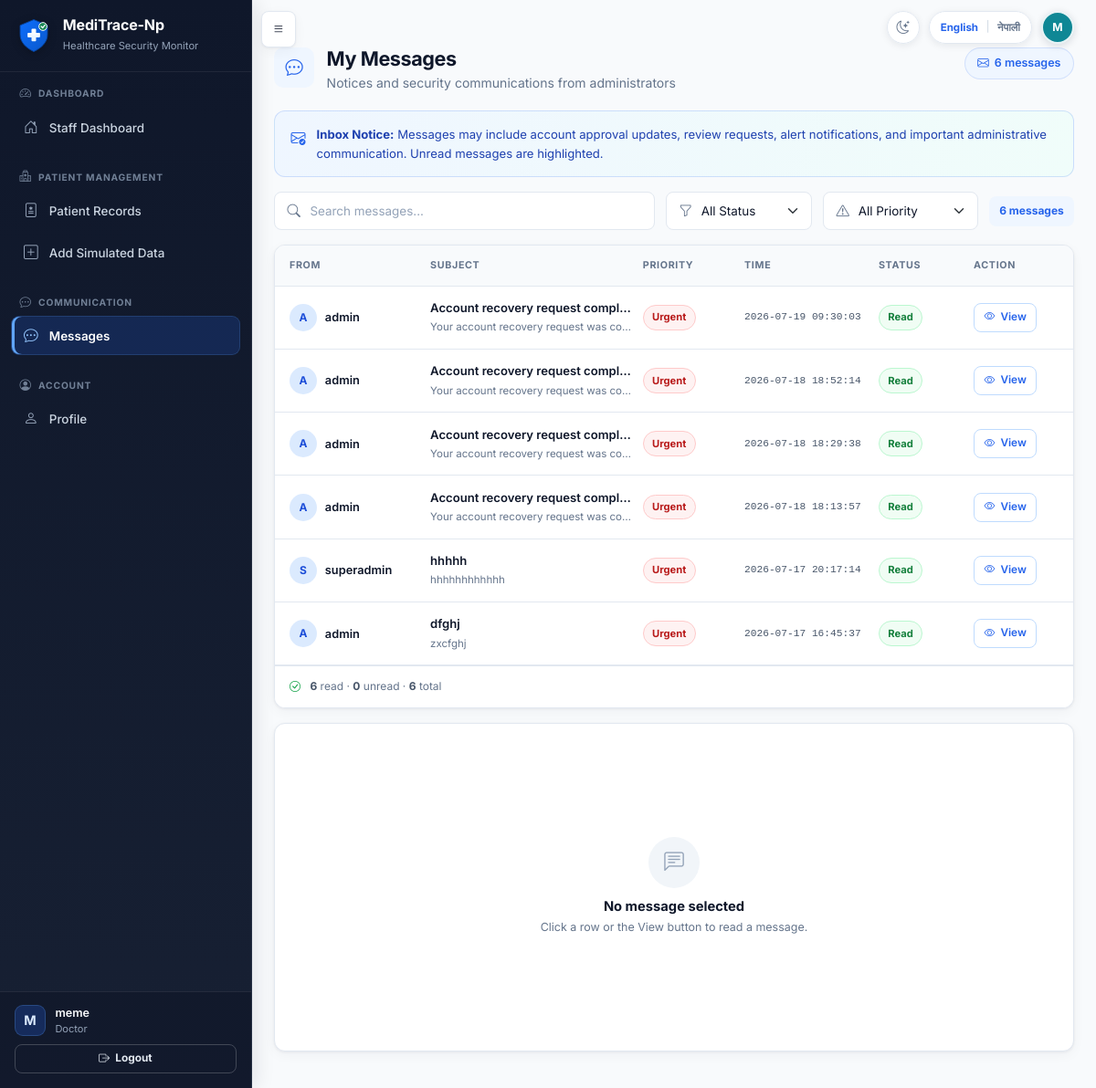
The page /messages (signed in) on the database its author committed.
### tables this page shows
CREATE TABLE users (
            id INTEGER PRIMARY KEY AUTOINCREMENT,
            full_name TEXT NOT NULL,
            staff_id TEXT NOT NULL UNIQUE,
            email TEXT NOT NULL UNIQUE,
            username TEXT NOT NULL UNIQUE,
            password_hash TEXT NOT NULL,
            role TEXT NOT NULL,
            department TEXT NOT NULL,
            work_start TEXT NOT NULL,
            work_end TEXT NOT NULL,
            approval_status TEXT NOT NULL DEFAULT 'pending',
            is_active INTEGER NOT NULL DEFAULT 1,
            approved_by INTEGER,
            approved_at TEXT,
            rejection_reason TEXT,
            created_at TEXT NOT NULL,
            last_login TEXT, is_deleted INTEGER NOT NULL DEFAULT 0, failed_attempts INTEGER NOT NULL DEFAULT 0, locked_until TEXT, last_failed_login TEXT, must_change_password INTEGER NOT NULL DEFAULT 0, credential_version INTEGER NOT NULL DEFAULT 0, credentials_changed_at TEXT, credentials_changed_by INTEGER, preferred_language TEXT NOT NULL DEFAULT 'en',
            FOREIGN KEY (approved_by) REFERENCES users(id)
        );

CREATE TABLE messages (
            id INTEGER PRIMARY KEY AUTOINCREMENT,
            sender_id INTEGER NOT NULL,
            receiver_id INTEGER NOT NULL,
            title TEXT NOT NULL,
            body TEXT NOT NULL,
            is_read INTEGER NOT NULL DEFAULT 0,
            is_urgent INTEGER NOT NULL DEFAULT 0,
            created_at TEXT NOT NULL,
            read_at TEXT,
            FOREIGN KEY (sender_id) REFERENCES users(id),
            FOREIGN KEY (receiver_id) REFERENCES users(id)
        );

### app.py (the view)
@app.route('/messages')
@login_required
@staff_or_admin_required
def user_messages():
    messages = get_messages_for_user(current_user.id)
    return render_template('user_messages.html', messages=messages)

### templates/user_messages.html (shortened to what this page needs)
{% extends "base.html" %}
{% from "macros.html" import page_header %}
{% block extra_head %}
<link href="{{ url_for('static', filename='css/message-inbox.css') }}" rel="stylesheet">
{% endblock %}
{% block content %}
<div class="app-page">
{{ page_header('My Messages', 'Notices and security communications from administrators', 'bi-chat-dots', messages|length ~ ' messages', 'bi-envelope') }}
{% set inbox_items = messages %}
{% set inbox_direction = 'received' %}
{% set inbox_list_label = 'Received messages' %}
{% set inbox_notice_label = 'Inbox Notice' %}
{% set inbox_notice_text = 'Messages may include account approval updates, review requests, alert notifications, and important administrative communication. Unread messages are highlighted.' %}
{% set inbox_empty_title = 'No messages available' %}
{% set inbox_empty_text = 'Administrative and system messages will appear here.' %}
{% include "_message_inbox.html" %}
</div>
{% endblock %}

### templates/base.html (shortened to what this page needs)
<!DOCTYPE html>
<html lang="{{ current_locale|default('en') }}" data-theme="light">
<head>
    <link href="https://cdn.jsdelivr.net/npm/bootstrap@5.3.2/dist/css/bootstrap.min.css" rel="stylesheet">
    <link href="https://cdn.jsdelivr.net/npm/bootstrap-icons@1.11.1/font/bootstrap-icons.css" rel="stylesheet">
    <link href="{{ url_for('static', filename='css/style.css') }}" rel="stylesheet">
    <link href="{{ url_for('static', filename='css/explainability.css') }}" rel="stylesheet">
    {% block extra_head %}{% endblock %}
    <link href="{{ url_for('static', filename='css/theme.css') }}" rel="stylesheet">
</head>
<body class="{% if current_user.is_authenticated %}has-sidebar{% endif %}">
    {% set language_return_path = request.full_path if request.query_string else request.path %}
    {% macro language_switch(extra_class='') %}
    <form method="POST" action="{{ url_for('change_language') }}" class="language-switch {{ extra_class }}" aria-label="{{ _('Switch language') }}">
        <button type="submit" name="language" value="en" class="language-option{% if current_locale == 'en' %} active{% endif %}" lang="en" aria-pressed="{{ 'true' if current_locale == 'en' else 'false' }}">English</button>
        <span class="language-divider" aria-hidden="true">|</span>
        <button type="submit" name="language" value="ne" class="language-option{% if current_locale == 'ne' %} active{% endif %}" lang="ne" aria-pressed="{{ 'true' if current_locale == 'ne' else 'false' }}">नेपाली</button>
    </form>
    {% endmacro %}
    {% macro theme_toggle(extra_class='') %}
    <button
        type="button"
        class="theme-toggle {{ extra_class }}"
        aria-label="{{ _('Switch to Dark Mode') }}"
        aria-pressed="false"
        title="{{ _('Switch to Dark Mode') }}"
        data-label-dark="{{ _('Switch to Dark Mode') }}"
        data-label-light="{{ _('Switch to Light Mode') }}"
    ><i class="bi bi-moon-stars" aria-hidden="true"></i></button>
    {% endmacro %}
    {% if current_user.is_authenticated %}
    {% from "macros.html" import user_initials %}
    {% set avatar_name = current_user.full_name|default('', true)|trim %}
    {% if not avatar_name %}{% set avatar_name = current_user.display_name|default('', true)|trim %}{% endif %}
    {% if not avatar_name %}{% set avatar_name = current_user.username|default('User', true)|trim %}{% endif %}
    <button type="button" class="btn btn-dark sidebar-toggle-btn" id="sidebarToggle" aria-label="{{ _('Toggle navigation') }}">
        <i class="bi bi-list"></i>
    </button>
    <div class="authenticated-header-actions" aria-label="{{ _('Current user') }}">
        {{ theme_toggle() }}
        {{ language_switch() }}
        <span
            class="header-user-avatar"
            role="img"
            aria-label="{{ _('Signed in as {name}', name=avatar_name) }}"
            title="{{ avatar_name }}"
        >{{ user_initials(current_user) }}</span>
    </div>
    <aside class="sidebar" id="sidebar">
        <div class="sidebar-brand">
            <img src="{{ url_for('static', filename='images/meditrace-logo.svg') }}" alt="{{ APP_NAME|default('MediTrace-Np') }}" class="brand-logo">
            <div>
                <h5 class="text-white mb-0 brand-title">{{ APP_NAME|default('MediTrace-Np') }}</h5>
                <small class="text-muted">Healthcare Security Monitor</small>
            </div>
        </div>
        <div class="sidebar-nav-scroll">
            {% import "sidebar_macros.html" as sidebar with context %}
            {% if current_user.is_admin_panel %}
                {{ sidebar.admin_sidebar() }}
            {% else %}
                {{ sidebar.staff_sidebar() }}
            {% endif %}
        </div>
        <div class="sidebar-footer">
            <div class="sidebar-user-summary">
                <span class="sidebar-user-avatar" aria-hidden="true">{{ current_user.full_name[:1]|upper }}</span>
                <div class="sidebar-user-copy">
                    <div class="small text-muted sidebar-user-name">{{ current_user.full_name }}</div>
                    <div class="small text-muted sidebar-user-role">{{ tr_display(current_user.role) }}</div>
                </div>
            </div>
            <a href="{{ url_for('logout') }}" class="btn btn-outline-light btn-sm mt-2 w-100 fw-bold">
                <i class="bi bi-box-arrow-right"></i> Logout
            </a>
        </div>
    </aside>
    <main class="main-content" id="mainContent">
    {% else %}
    <div class="public-header-actions">
        {{ theme_toggle('public-theme-toggle') }}
        {{ language_switch('public-language-switch') }}
    </div>
    <main class="auth-main container py-4">
    {% endif %}
            {% block content %}{% endblock %}
    {% if current_user.is_authenticated %}
    </main>
    {% else %}
    </main>
    {% endif %}
</body>
</html>

### templates/macros.html (shortened to what this page needs)
{% macro page_header(title, subtitle, icon, badge=None, badge_icon='bi-shield-check') %}
<header class="app-page-header">
    <div class="app-page-header-left">
        <div class="app-page-icon" aria-hidden="true"><i class="bi {{ icon }}"></i></div>
        <div>
            <h1 class="app-page-title">{{ _(title) }}</h1>
            {% if subtitle %}<p class="app-page-subtitle">{{ _(subtitle) }}</p>{% endif %}
        </div>
    </div>
    {% if badge %}
    <span class="app-page-badge"><i class="bi {{ badge_icon }}"></i>{{ _(badge) }}</span>
    {% endif %}
</header>
{% endmacro %}
{% macro user_initials(user) -%}
{% set full_name = user.full_name|default('', true)|trim %}
{% set display_name = user.display_name|default('', true)|trim %}
{% set username = user.username|default('', true)|trim %}
{% set initials_source = full_name or display_name or username %}
{% set name_parts = initials_source.split() %}
{% if name_parts|length > 1 %}{{ (name_parts[0][0] ~ name_parts[-1][0])|upper }}
{% elif name_parts|length == 1 %}{{ name_parts[0][0]|upper }}
{% else %}?{% endif %}
{%- endmacro %}

### templates/_message_inbox.html (shortened to what this page needs)
{% set message_counts = namespace(read=0, unread=0) %}
{% for message in inbox_items %}
  {% if message.is_read %}
    {% set message_counts.read = message_counts.read + 1 %}
  {% else %}
    {% set message_counts.unread = message_counts.unread + 1 %}
  {% endif %}
{% endfor %}
<section class="message-center" data-message-center>
  <div class="message-inbox-notice" role="note">
    <i class="bi bi-envelope-check" aria-hidden="true"></i>
    <p><strong>{{ inbox_notice_label }}:</strong> {{ inbox_notice_text }}</p>
  </div>
  <div class="message-toolbar" aria-label="Message search and filters">
    <div class="message-search search-control">
      <input
        type="search"
        class="form-control"
        id="messageSearch-{{ inbox_direction }}"
        placeholder="Search messages..."
        autocomplete="off"
        data-message-search
      >
    </div>
    <div class="message-filter-control">
      <select class="form-select" id="messageStatus-{{ inbox_direction }}" data-message-status-filter>
        <option value="all">All Status</option>
      </select>
    </div>
    <div class="message-filter-control">
      <select class="form-select" id="messagePriority-{{ inbox_direction }}" data-message-priority-filter>
        <option value="all">All Priority</option>
      </select>
    </div>
    <span class="message-toolbar-count" data-message-filter-count data-total="{{ inbox_items|length }}">
    </span>
  </div>
  <div class="message-inbox-layout">
    <section class="card message-list-panel" aria-label="{{ inbox_list_label }}">
      <div class="message-list-header" aria-hidden="true">
        <span>{{ 'To' if inbox_direction == 'sent' else 'From' }}</span>
        <span>Subject</span>
        <span>Priority</span>
        <span>Time</span>
        <span>Status</span>
        <span>Action</span>
      </div>
      <div class="message-list" data-message-list>
        {% for m in inbox_items %}
          {% set person_name = m.receiver_username if inbox_direction == 'sent' else m.sender_username %}
          {% set priority_value = 'urgent' if m.is_urgent else 'normal' %}
          {% set status_value = 'read' if m.is_read else 'unread' %}
          <article
            class="message-list-row{% if not m.is_read %} is-unread{% endif %}"
            tabindex="0"
            data-message-row
            data-message-id="{{ m.id }}"
            data-message-template="message-detail-{{ inbox_direction }}-{{ m.id }}"
            data-search="{{ (person_name ~ ' ' ~ m.title ~ ' ' ~ m.body)|lower|e }}"
            data-status="{{ status_value }}"
            data-priority="{{ priority_value }}"
            aria-label="{{ m.title }} {{ 'to' if inbox_direction == 'sent' else 'from' }} {{ person_name }}"
          >
            <div class="message-person-cell">
              <span class="message-avatar" aria-hidden="true">{{ person_name[:1]|upper }}</span>
              <span class="message-person-name" data-no-translate>{{ person_name }}</span>
            </div>
            <div class="message-subject-cell">
              <span class="message-subject" data-no-translate>{{ m.title }}</span>
              <span class="message-snippet" data-no-translate>{{ m.body }}</span>
            </div>
            <div class="message-priority-cell">
              {% if m.is_urgent %}
              <span class="status-pill message-priority-urgent">Urgent</span>
              {% else %}
              <span class="status-pill status-neutral">Normal</span>
              {% endif %}
            </div>
            <time class="message-time-cell" datetime="{{ m.created_at }}">{{ m.created_at[:19].replace('T', ' ') }}</time>
            <div class="message-status-cell">
              {% if m.is_read %}
              <span class="status-pill status-read">Read</span>
              {% else %}
              <span class="status-pill status-unread">Unread</span>
              {% endif %}
            </div>
            <div class="message-action-cell">
              <button type="button" class="btn btn-sm btn-outline-primary" data-message-view>
                <i class="bi bi-eye" aria-hidden="true"></i>View
              </button>
            </div>
          </article>
        {% else %}
          <div class="message-list-empty">
            <i class="bi bi-inbox" aria-hidden="true"></i>
            <h3>{{ inbox_empty_title }}</h3>
            <p>{{ inbox_empty_text }}</p>
          </div>
        {% endfor %}
      </div>
      <footer class="message-list-footer">
        <i class="bi bi-check-circle" aria-hidden="true"></i>
        <span>
          <strong>{{ message_counts.read }}</strong> read
          <span aria-hidden="true">&middot;</span>
          <strong>{{ message_counts.unread }}</strong> unread
          <span aria-hidden="true">&middot;</span>
          <strong>{{ inbox_items|length }}</strong> total
        </span>
      </footer>
    </section>
    <aside class="card message-detail-panel" data-message-detail-panel aria-live="polite" aria-label="Selected message">
      <div class="message-detail-empty" data-message-detail-empty>
        <span class="message-detail-empty-icon" aria-hidden="true"><i class="bi bi-chat-left-text"></i></span>
        <h2>No message selected</h2>
        <p>Click a row or the View button to read a message.</p>
      </div>
    </aside>
  </div>
</section>

### rows shown on the page
users: full_name "M", full_name "meme", role "Doctor"
messages: title "Account recovery request compl…", body "Your account recovery request was co…", is_urgent "Urgent", created_at "2026-07-19 09:30:03", is_read "Read"
users: username "A", username "admin"
messages: title "Account recovery request compl…", body "Your account recovery request was co…", is_urgent "Urgent", created_at "2026-07-18 18:52:14", is_read "Read"
messages: title "Account recovery request compl…", body "Your account recovery request was co…", is_urgent "Urgent", created_at "2026-07-18 18:29:38", is_read "Read"
messages: title "Account recovery request compl…", body "Your account recovery request was co…", is_urgent "Urgent", created_at "2026-07-18 18:13:57", is_read "Read"
messages: title "hhhhh", body "hhhhhhhhhhhh", is_urgent "Urgent", created_at "2026-07-17 20:17:14", is_read "Read"
users: username "S", username "superadmin"
messages: title "dfghj", body "zxcfghj", is_urgent "Urgent", created_at "2026-07-17 16:45:37", is_read "Read"

### other values the page prints
{{ APP_NAME|default('MediTrace-Np') }} "MediTrace-Np"
{{ inbox_notice_label }} "Inbox Notice"
{{ inbox_notice_text }} "Messages may include account approval updates, review requests, alert notifications, and important administrative communication. Unread messages are highlighted."
{{ 'To' if inbox_direction == 'sent' else 'From' }} "FROM"
{{ message_counts.read }} "6"
{{ message_counts.unread }} "0"
{{ inbox_items|length }} "6"
